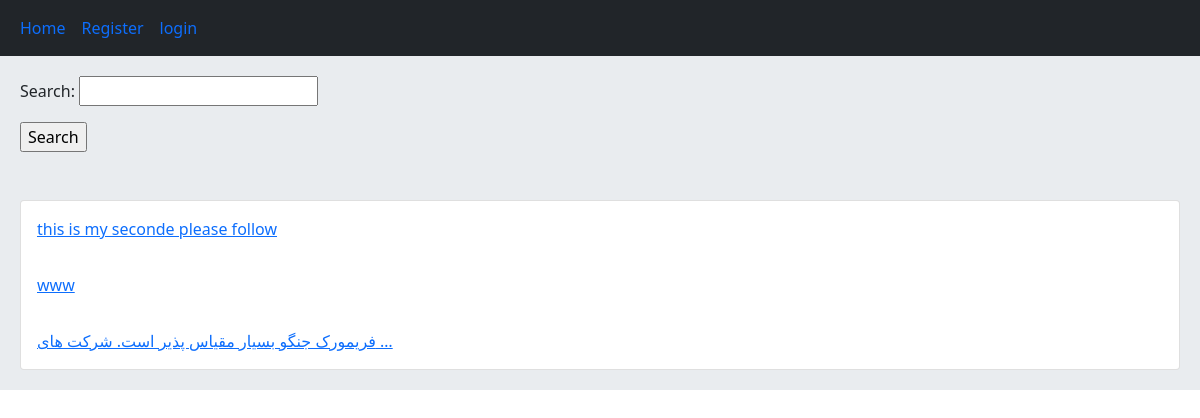
The page / on the database its author committed.
### home/models.py (models this page shows, shortened)
class Post(models.Model):
    user = models.ForeignKey(User, on_delete=models.CASCADE,related_name = 'posts')
    body = models.TextField()
    slug = models.SlugField()
    title = models.CharField(max_length=50, default='empty')
    create= models.DateTimeField(auto_now_add=True)
    update = models.DateTimeField(auto_now=True)
    class Meta:
        ordering =('body',)
    def get_absolute_url(self):
        return reverse('home:post_detail',args=(self.id,self.slug) )

### home/views.py (the view)
# urls.py: path('',views.HomeView.as_view(),name='home'),
class HomeView(View):
	form_class = PostSearchForm
	def get(self, request):
		posts = Post.objects.all()
		if request.GET.get('search'):
			posts = posts.filter(body__contains=request.GET['search'])
		return render(request, 'home/index.html', {'posts':posts, 'form':self.form_class})

### home/templates/home/index.html
{% extends 'base.html' %}
    {% block content %}
          <form action="" method="get">
               {{ form.as_p }}
               <input type="submit" value="Search">
          </form><br/><br/>
         <div class="card">
               {% for post in posts %}
                    <a href="{{ post.get_absolute_url }}" class="card-body">{{ post.body|truncatewords:8 }}</a>
               {% endfor %}
          </div>
    {% endblock %}

### rows shown on the page
Post: body "this is my seconde please follow"
Post: body "www"
Post: body "فریمورک جنگو بسیار مقیاس پذیر است. شرکت های …"
